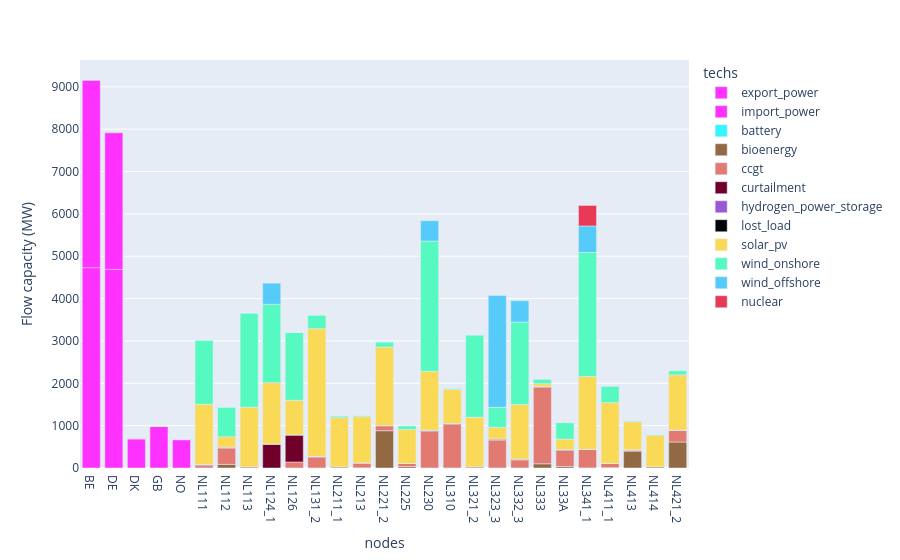

This figure's notebook cell:
### Code cell
plot_capacity('results/cost-optimal-design.nc', exclude_transmission=True, colors=colours)

### Figure 1 — Plotly figure (JSON) as saved in the notebook; plotly's stock layout.template omitted (floating-point values rounded to 4 significant figures)
{"data": [{"hovertemplate": "techs=export_power<br>nodes=%{x}<br>Flow capacity (MW)=%{y}<extra></extra>", "legendgroup": "export_power", "marker": {"color": "#ff31fe", "pattern": {"shape": ""}}, "name": "export_power", "orientation": "v", "showlegend": true, "textposition": "auto", "type": "bar", "x": ["BE", "DE", "DK", "GB", "NO"], "xaxis": "x", "y": [4730.0, 4689.0, 687.7, 979.2, 669.9], "yaxis": "y"}, {"hovertemplate": "techs=import_power<br>nodes=%{x}<br>Flow capacity (MW)=%{y}<extra></extra>", "legendgroup": "import_power", "marker": {"color": "#ff31fe", "pattern": {"shape": ""}}, "name": "import_power", "orientation": "v", "showlegend": true, "textposition": "auto", "type": "bar", "x": ["BE", "DE", "DK", "GB", "NO"], "xaxis": "x", "y": [4422.0, 3225.0, 2.087, 0.2706, 0.07582], "yaxis": "y"}, {"hovertemplate": "techs=battery<br>nodes=%{x}<br>Flow capacity (MW)=%{y}<extra></extra>", "legendgroup": "battery", "marker": {"color": "#33F6FF", "pattern": {"shape": ""}}, "name": "battery", "orientation": "v", "showlegend": true, "textposition": "auto", "type": "bar", "x": ["NL111", "NL112", "NL113", "NL124_1", "NL126", "NL131_2", "NL211_1", "NL213", "NL221_2", "NL225", "NL230", "NL310", "NL321_2", "NL323_3", "NL332_3", "NL333", "NL33A", "NL341_1", "NL411_1", "NL413", "NL414", "NL421_2"], "xaxis": "x", "y": [0.004089, 0.004221, 0.004108, 0.003408, 0.004399, 0.004398, 0.004194, 0.004174, 0.004076, 0.004345, 0.004208, 0.004175, 0.004293, 0.003333, 0.004257, 0.004372, 0.004145, 0.003869, 0.004097, 0.004252, 0.004289, 0.0043], "yaxis": "y"}, {"hovertemplate": "techs=bioenergy<br>nodes=%{x}<br>Flow capacity (MW)=%{y}<extra></extra>", "legendgroup": "bioenergy", "marker": {"color": "#936944", "pattern": {"shape": ""}}, "name": "bioenergy", "orientation": "v", "showlegend": true, "textposition": "auto", "type": "bar", "x": ["NL111", "NL112", "NL113", "NL124_1", "NL126", "NL131_2", "NL211_1", "NL213", "NL221_2", "NL225", "NL230", "NL310", "NL321_2", "NL323_3", "NL332_3", "NL333", "NL33A", "NL341_1", "NL411_1", "NL413", "NL414", "NL421_2"], "xaxis": "x", "y": [0.4493, 85.0, 0.4159, 0.05074, 0.04847, 0.6122, 0.5843, 4.218, 880.8, 34.88, 0.4816, 0.6779, 0.6631, 0.6568, 0.6822, 99.0, 36.0, 1.863, 7.874, 399.0, 32.77, 613.3], "yaxis": "y"}, {"hovertemplate": "techs=ccgt<br>nodes=%{x}<br>Flow capacity (MW)=%{y}<extra></extra>", "legendgroup": "ccgt", "marker": {"color": "#E37A72", "pattern": {"shape": ""}}, "name": "ccgt", "orientation": "v", "showlegend": true, "textposition": "auto", "type": "bar", "x": ["NL111", "NL112", "NL126", "NL131_2", "NL213", "NL221_2", "NL225", "NL230", "NL310", "NL323_3", "NL332_3", "NL333", "NL33A", "NL341_1", "NL411_1", "NL413", "NL421_2"], "xaxis": "x", "y": [55.98, 383.9, 142.1, 253.9, 118.4, 120.9, 71.86, 864.2, 1028.0, 657.3, 191.3, 1803.0, 378.3, 438.3, 99.75, 31.84, 282.6], "yaxis": "y"}, {"hovertemplate": "techs=curtailment<br>nodes=%{x}<br>Flow capacity (MW)=%{y}<extra></extra>", "legendgroup": "curtailment", "marker": {"color": "#70002a", "pattern": {"shape": ""}}, "name": "curtailment", "orientation": "v", "showlegend": true, "textposition": "auto", "type": "bar", "x": ["NL111", "NL112", "NL113", "NL124_1", "NL126", "NL131_2", "NL211_1", "NL213", "NL221_2", "NL225", "NL230", "NL310", "NL321_2", "NL323_3", "NL332_3", "NL333", "NL33A", "NL341_1", "NL411_1", "NL413", "NL414", "NL421_2"], "xaxis": "x", "y": [23.55, 24.77, 26.06, 565.6, 640.6, 21.79, 25.6, 0.002477, 0.00198, 0.002445, 28.6, 20.41, 26.0, 27.51, 20.79, 20.91, 20.04, 0.004574, 0.002894, 0.002245, 0.003329, 0.002457], "yaxis": "y"}, {"hovertemplate": "techs=hydrogen_power_storage<br>nodes=%{x}<br>Flow capacity (MW)=%{y}<extra></extra>", "legendgroup": "hydrogen_power_storage", "marker": {"color": "#9958D6", "pattern": {"shape": ""}}, "name": "hydrogen_power_storage", "orientation": "v", "showlegend": true, "textposition": "auto", "type": "bar", "x": ["NL111", "NL112", "NL113", "NL124_1", "NL126", "NL131_2", "NL211_1", "NL213", "NL221_2", "NL225", "NL230", "NL310", "NL321_2", "NL323_3", "NL332_3", "NL333", "NL33A", "NL341_1", "NL411_1", "NL413", "NL414", "NL421_2"], "xaxis": "x", "y": [0.00234, 0.002434, 0.00242, 0.002206, 0.002483, 0.002564, 0.002424, 0.002375, 0.002186, 0.002433, 0.002469, 0.002297, 0.002549, 0.002151, 0.002409, 0.002451, 0.002323, 0.002535, 0.002265, 0.002313, 0.002394, 0.002409], "yaxis": "y"}, {"hovertemplate": "techs=lost_load<br>nodes=%{x}<br>Flow capacity (MW)=%{y}<extra></extra>", "legendgroup": "lost_load", "marker": {"color": "#030303", "pattern": {"shape": ""}}, "name": "lost_load", "orientation": "v", "showlegend": true, "textposition": "auto", "type": "bar", "x": ["NL111", "NL112", "NL113", "NL124_1", "NL126", "NL131_2", "NL211_1", "NL213", "NL221_2", "NL225", "NL230", "NL310", "NL321_2", "NL323_3", "NL332_3", "NL333", "NL33A", "NL341_1", "NL411_1", "NL413", "NL414", "NL421_2"], "xaxis": "x", "y": [1.557e-08, 1.553e-08, 1.568e-08, 1.517e-08, 1.575e-08, 1.552e-08, 1.599e-08, 1.562e-08, 1.618e-08, 1.549e-08, 1.569e-08, 1.539e-08, 1.607e-08, 1.48e-08, 1.58e-08, 1.559e-08, 1.596e-08, 1.503e-08, 1.561e-08, 1.576e-08, 1.617e-08, 1.531e-08], "yaxis": "y"}, {"hovertemplate": "techs=solar_pv<br>nodes=%{x}<br>Flow capacity (MW)=%{y}<extra></extra>", "legendgroup": "solar_pv", "marker": {"color": "#F9D956", "pattern": {"shape": ""}}, "name": "solar_pv", "orientation": "v", "showlegend": true, "textposition": "auto", "type": "bar", "x": ["NL111", "NL112", "NL113", "NL124_1", "NL126", "NL131_2", "NL211_1", "NL213", "NL221_2", "NL225", "NL230", "NL310", "NL321_2", "NL323_3", "NL332_3", "NL333", "NL33A", "NL341_1", "NL411_1", "NL413", "NL414", "NL421_2"], "xaxis": "x", "y": [1423.0, 243.4, 1408.0, 1450.0, 815.8, 3013.0, 1162.0, 1090.0, 1855.0, 802.6, 1390.0, 802.6, 1169.0, 274.1, 1287.0, 67.98, 247.8, 1719.0, 1436.0, 660.1, 739.0, 1303.0], "yaxis": "y"}, {"hovertemplate": "techs=wind_onshore<br>nodes=%{x}<br>Flow capacity (MW)=%{y}<extra></extra>", "legendgroup": "wind_onshore", "marker": {"color": "#56F9C0", "pattern": {"shape": ""}}, "name": "wind_onshore", "orientation": "v", "showlegend": true, "textposition": "auto", "type": "bar", "x": ["NL111", "NL112", "NL113", "NL124_1", "NL126", "NL131_2", "NL211_1", "NL213", "NL221_2", "NL225", "NL230", "NL310", "NL321_2", "NL323_3", "NL332_3", "NL333", "NL33A", "NL341_1", "NL411_1", "NL413", "NL414", "NL421_2"], "xaxis": "x", "y": [1506.0, 700.1, 2225.0, 1851.0, 1603.0, 314.2, 33.08, 19.3, 119.9, 85.46, 3075.0, 30.32, 1947.0, 473.0, 1945.0, 109.0, 390.0, 2930.0, 387.3, 15.18, 13.78, 96.48], "yaxis": "y"}, {"hovertemplate": "techs=wind_offshore<br>nodes=%{x}<br>Flow capacity (MW)=%{y}<extra></extra>", "legendgroup": "wind_offshore", "marker": {"color": "#56CBF9", "pattern": {"shape": ""}}, "name": "wind_offshore", "orientation": "v", "showlegend": true, "textposition": "auto", "type": "bar", "x": ["NL112", "NL113", "NL124_1", "NL126", "NL221_2", "NL230", "NL310", "NL321_2", "NL323_3", "NL332_3", "NL333", "NL33A", "NL341_1", "NL411_1"], "xaxis": "x", "y": [7.972e-05, 3.437e-05, 498.6, 1.64e-05, 0.9998, 480.3, 2.0, 4.765e-05, 2639.0, 505.2, 0.0002527, 5.174e-05, 624.9, 6.0], "yaxis": "y"}, {"hovertemplate": "techs=nuclear<br>nodes=%{x}<br>Flow capacity (MW)=%{y}<extra></extra>", "legendgroup": "nuclear", "marker": {"color": "#e83a57", "pattern": {"shape": ""}}, "name": "nuclear", "orientation": "v", "showlegend": true, "textposition": "auto", "type": "bar", "x": ["NL341_1"], "xaxis": "x", "y": [485.0], "yaxis": "y"}], "layout": {"barmode": "relative", "legend": {"title": {"text": "techs"}, "tracegroupgap": 0}, "margin": {"t": 60}, "xaxis": {"anchor": "y", "domain": [0, 1], "title": {"text": "nodes"}}, "yaxis": {"anchor": "x", "domain": [0, 1], "title": {"text": "Flow capacity (MW)"}}}}
